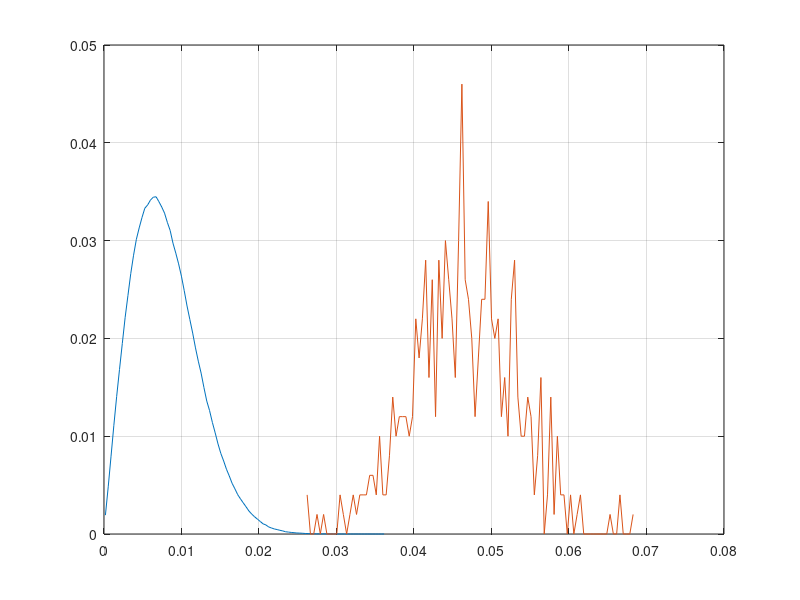
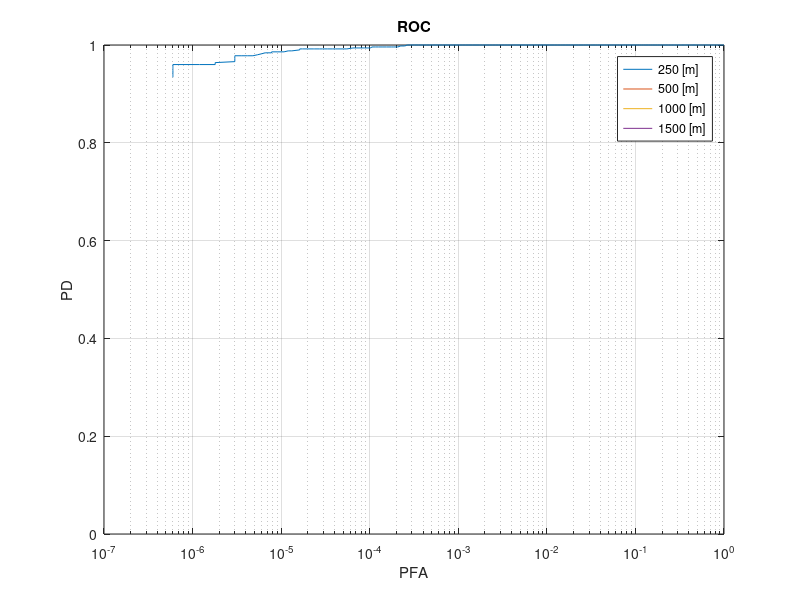

Write MATLAB code to recreate these figures, in order. (Note: this script raises an error after producing the figures.)
clear all
% close all
clc
%% Parámetros Generales

Nos = 16;           %Tasa de sobremuestreo
tau = 5e-9;       %Ancho del pulso [s]
fs = (1/tau)*Nos;   %Frecuencia de muestreo [1/s]
Po = 2.5e3;          %Potencia del pulso [W]
Ao = sqrt(Po);      %Amplitud del pulso
Lpulse = tau*fs;    %Longitud del pulso
f0 = 77e9;          %Frec. de la portadora
c = 3e8;            %Velocidad de la luz [m/s]
Gt = 35;            %Ganancia direccional de antena TX [dBi]
Gr = 35;            %Ganancia direccional de antena RX [dBi]
lambda = c/f0;      %Long. de onda [m]
cross_s = 1;        %Radar cross section [m^2]
R = 1100;           %Rango o distancia [m]
rango_max = 2500;   %Rango máximo del radar [m]

fe_gain = 5;
input_voltage_noise_density = 0.8e-9; %[V/√Hz]
No = input_voltage_noise_density^2; %noise one-side
noise_power = No*fs;

% Pulso
x_t = [ones(round(Lpulse),1); zeros(Nos,1)]*Ao; %Senal transmitida

% Parámetros del Canal
GtLin = 10^(Gt/10); %Linealizo Gt
GrLin = 10^(Gr/10); %Linealizo Gr


% Atenuacion
alphaLin = sqrt((GtLin*GrLin*lambda^2*cross_s)/((4*pi)^3*R^4)); %Atenuación lineal
alplhadBi = 20*log10(alphaLin); %Atenuacion en dBi

% Delay
delay = 2*R/c;                      %Retardo temporal
delayDiscreto = round(delay*fs);    %Se lo lleva a un número entero de muestras
delayReal = delayDiscreto/fs;

% Posición
pos_real = delayDiscreto+Lpulse;

% Phase change
phase = exp(1j*2*pi*f0*delayReal);   %Cambio de fase

% Modelado del Canal

h_t = phase.*alphaLin.*[zeros(delayDiscreto,1); x_t];

% Potencias

% Comprobación de la atenuación en dB
Ptx = 10*log10(Po/1e-3);
Prx = 10*log10(max(abs(h_t).^2)/1e-3);
atenuacion_de_canal_medida = Prx-Ptx;

% Rango máximo

muestras_max_range = round(2*rango_max/c*fs);
muestras = length(h_t);
zeros_left = muestras_max_range-muestras;

H_t = [h_t; zeros(zeros_left,1)];

% Front-end
y_mf_accum = 0;
Nexp = 500;

COI = 1+ceil(pos_real/Nos); % Índice de la celda de interés
vector_COI = zeros(Nexp,1); % Vector de valores de las COI
vector_inter = zeros(Nexp,1); % Vector de valores de las demás celdas

%% Simulacion
ii = 0
for Nexp=1:Nexp
    noise = sqrt(noise_power/2)*randn(size(H_t)) + 1j.*sqrt(noise_power/2)*randn(size(H_t));
    fe_output = fe_gain*H_t+noise;

    r_t = fe_output;            % Entrada del MF
    h_mf = conj(x_t(end:-1:1)); % Match Filter
    y_mf = conv(h_mf, r_t);     % Salida del detector
    
    offset = mod(pos_real-1,Nos); % Factor que varía para encontrar la mitad de la celda
    y_mf_celdas = y_mf(1+offset:Nos:end); % Vector que contiene los centros de las celdas
%     plot(abs(y_mf));
%     hold on
%     plot([1+offset:Nos:length(y_mf)], abs(y_mf_celdas), 'o');
    
    vector_COI(Nexp) = y_mf_celdas(COI);    % Le asigno el valor de la COI para este exp.
    
    aux = y_mf_celdas;  % Creo una copia
    aux(COI) = [];      % Quito la COI
    if vector_inter==0  % Sólo primera iteración
        vector_inter = zeros(Nexp, length(aux)); % Le asigno la cantidad de celdas no COI por exp.
        vector_inter(Nexp,:) = aux; % Al exp. actual lo guardo en la matriz
    else
        vector_inter(Nexp,:) = aux;
    end
    ii=ii+1
end

noise_samples = reshape(vector_inter, [], 1); %Convierto matriz en vector

disp('Simulaciones Terminadas')

% % Histogramas

[counts, centers] = hist(abs(noise_samples), 100);
figure
plot(centers,counts/length(noise_samples));
hold all
[counts, centers] = hist(abs(vector_COI), 100);
plot(centers,counts/length(vector_COI));grid on;

%% Thresholds

max_threshold = max(abs(vector_COI))*1.1;
Nthrs = 500;
thresholds = (max_threshold/Nthrs:max_threshold/Nthrs:max_threshold);
fn_vector = zeros(Nthrs,1);
fp_vector = zeros(Nthrs,1);
tp_vector = zeros(Nthrs,1);
tn_vector = zeros(Nthrs,1);

% Calculo de thresholds

X = (abs(vector_COI)>thresholds).'; % Ths = filas, exp = columnas
Y = (abs(noise_samples)>thresholds).';

disp('Thresholds calculados')

%% Calculo de ROC

PD = zeros(length(thresholds));
PFA = zeros(length(thresholds));

ths_stats = zeros(4,length(thresholds)); % TPs, FNs, FPs, TNs = filas en ese orden ; Ths = columnas

for i=1:1:length(thresholds)
    ths_stats(1,i) = sum(X(i,:)); % TPs para th i
    ths_stats(2,i) = length(X(i,:))-ths_stats(1,i); % FNs para th i
    ths_stats(3,i) = sum(Y(i,:)); % FPs para th i
    ths_stats(4,i) = length(Y(i,:))-ths_stats(3,i); % TNs para th i
    
    PD(i) = (ths_stats(1,i))/length(vector_COI);
    PFA(i) = (ths_stats(3,i))/length(noise_samples);
    i
end

% Gráficos ROC

figure
semilogx(PFA,PD);grid on;xlabel("PFA");ylabel("PD");title("ROC");legend('250 [m]','500 [m]','1000 [m]','1500 [m]');

snr_teo = (fe_gain*max(abs(H_t)))^2*tau/No;
snr_teo_dB = 10*log10(snr_teo);

[Pd_teo,Pfa_teo] = rocsnr(snr_teo_dB,SignalType='NonFluctuatingNonCoherent');
hold on
semilogx(Pfa_teo,Pd_teo);grid on;xlabel("PFA");ylabel("PD");legend('ROC Computada', 'ROC Teórica');